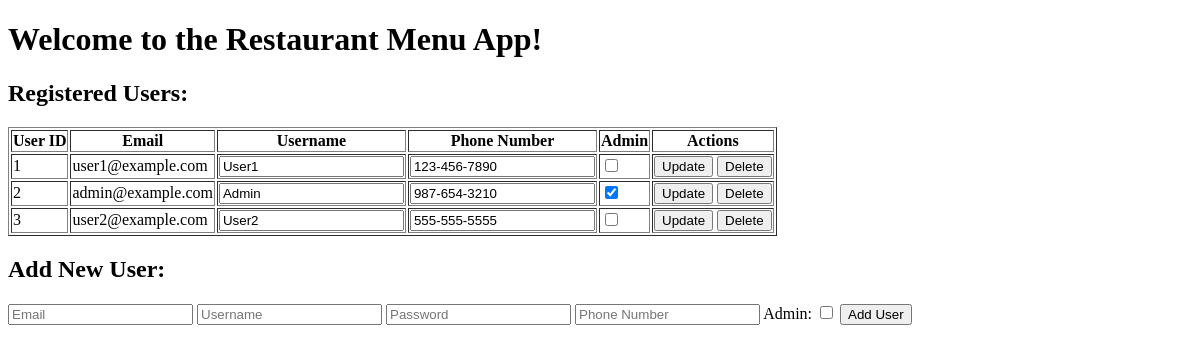
Before: / with the older database file.
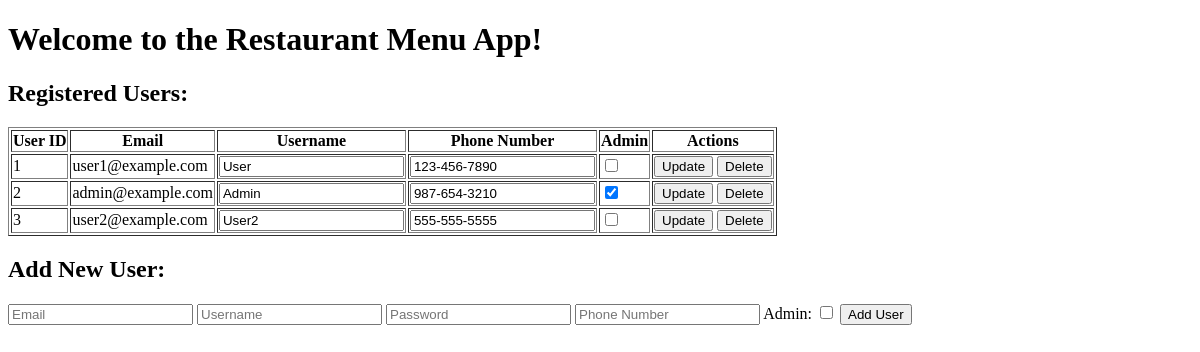
After: the same page with the newer database file.
### tables this page shows
CREATE TABLE userdata(
    userid INTEGER PRIMARY KEY,
    email TEXT UNIQUE NOT NULL,
    username TEXT NOT NULL,
    password TEXT NOT NULL,
    phone_number TEXT NOT NULL,
    isAdmin BOOLEAN NOT NULL DEFAULT 0
);

### app/routes.py (the view)
@main.route('/')
def home():
    users = get_all_users()
    return render_template('index.html', users=users)

### app/db_utils.py (called while the page is built)
def get_db_connection():
    conn = sqlite3.connect(db_path)
    conn.row_factory = sqlite3.Row  # Allows accessing columns by name
    return conn

def get_all_users():
    conn = get_db_connection()
    try:
        users = conn.execute("SELECT * FROM userdata").fetchall()
        return [dict(user) for user in users]
    finally:
        conn.close()

### app/templates/index.html (shortened to what this page needs)
<!DOCTYPE html>
<html>
<head>
</head>
<body>
    <h1>Welcome to the Restaurant Menu App!</h1>
    <h2>Registered Users:</h2>
    <table border="1" id="users-table">
        <thead>
            <tr>
                <th>User ID</th>
                <th>Email</th>
                <th>Username</th>
                <th>Phone Number</th>
                <th>Admin</th>
                <th>Actions</th>
            </tr>
        </thead>
        <tbody>
            {% for user in users %}
            <tr data-userid="{{ user.userid }}">
                <td>{{ user.userid }}</td>
                <td>{{ user.email }}</td>
                <td><input type="text" value="{{ user.username }}" class="username"></td>
                <td><input type="text" value="{{ user.phone_number }}" class="phone-number"></td>
                <td>
                    <input type="checkbox" class="is-admin" {% if user.isAdmin %}checked{% endif %}>
                </td>
                <td>
                    <button onclick="updateUser('{{ user.userid }}')">Update</button>
                    <button onclick="deleteUser('{{ user.userid }}')">Delete</button>
                </td>
            </tr>
            {% endfor %}
        </tbody>
    </table>
    <h2>Add New User:</h2>
    <form id="add-user-form">
        <input type="text" id="email" placeholder="Email" required>
        <input type="text" id="username" placeholder="Username" required>
        <input type="password" id="password" placeholder="Password" required>
        <input type="text" id="phone_number" placeholder="Phone Number" required>
        <label>
            Admin:
            <input type="checkbox" id="is_admin">
        </label>
        <button type="button" onclick="addUser()">Add User</button>
    </form>
</body>
</html>

Changed rows visible on the page:
changed userdata "user1@example.com": username "User1" → "User"
